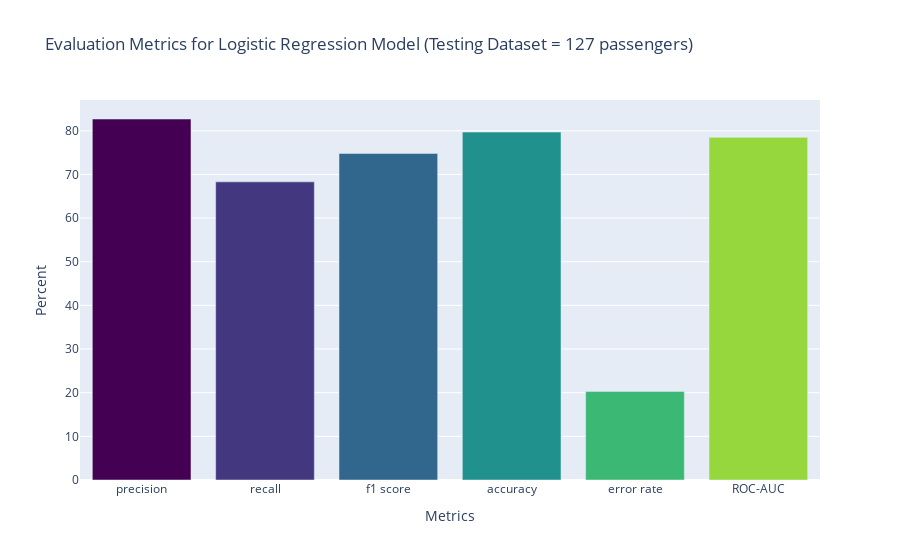

Notebook source saved alongside this figure:
### Code cell
# Convert that into a visualization.
mydata = [go.Bar(
    x=list(evals.keys()),
    y=list(evals.values()),
    marker=dict(color=Viridis[::12])
)]

mylayout = go.Layout(
    title='Evaluation Metrics for Logistic Regression Model (Testing Dataset = 127 passengers)',
    xaxis = {'title': 'Metrics'},
    yaxis = {'title': 'Percent'}, 

)
fig = go.Figure(data=mydata, layout=mylayout)
fig0=fig
fig

### Figure 1 — Plotly figure (JSON) as saved in the notebook; plotly's stock layout.template omitted (floating-point values rounded to 4 significant figures)
{"data": [{"marker": {"color": ["#440154", "#433880", "#31678d", "#21918d", "#3cb875", "#97d73e"]}, "type": "bar", "x": ["precision", "recall", "f1 score", "accuracy", "error rate", "ROC-AUC"], "y": [82.7, 68.3, 74.8, 79.7, 20.3, 78.5]}], "layout": {"autosize": true, "title": {"text": "Evaluation Metrics for Logistic Regression Model (Testing Dataset = 127 passengers)"}, "xaxis": {"autorange": true, "range": [-0.5, 5.5], "title": {"text": "Metrics"}, "type": "category"}, "yaxis": {"autorange": true, "range": [0, 87.05], "title": {"text": "Percent"}, "type": "linear"}}}
